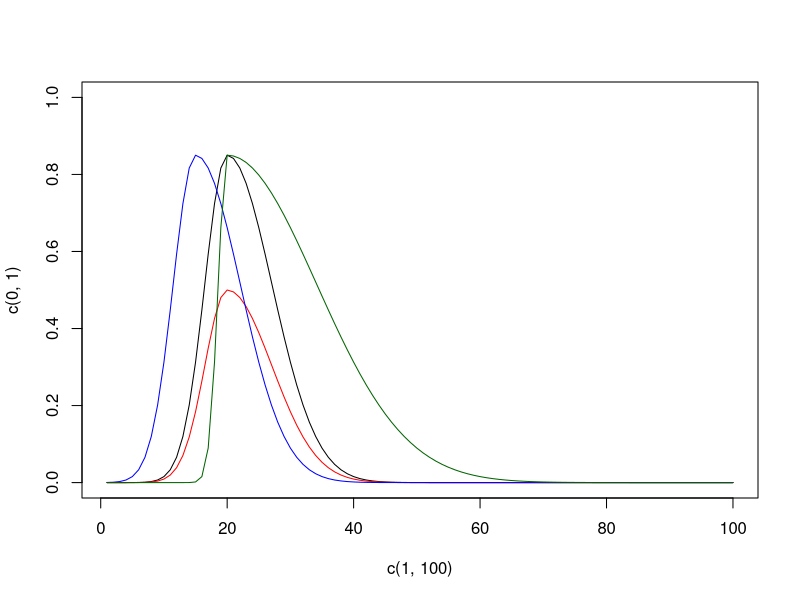

Write R code to recreate this figure.
# The following correspond to the first parametric model
# for fitting the age-specific distributions of marriages, mentioned in page 133 of:
# # Peristeva and Kostaki
# "A parametric model for estimating nuptiality patterns in modern populations"
# Available from: https://www.researchgate.net/publication/285457704_A_parametric_model_for_estimating_nuptiality_patterns_in_modern_populations [accessed Nov 27 2018].

generateParametricModelNuptiality <- function(par.c1 = 0.85, par.mu = 20, par.sigma = c(5, 10) ){
  
  curve <- c()
  for (i in 1:100)
  {
    sigma = par.sigma[2]
    if (i < par.mu)
    { sigma = par.sigma[1] }
    
    curve <- c(curve, par.c1 * exp (-1 * (((i - par.mu) / sigma) ^ 2)) )
  }
 
  return(curve)
}

plot(c(1, 100), c(0, 1), type = "n")
lines(1:100, generateParametricModelNuptiality(), col = "black")
lines(1:100, generateParametricModelNuptiality(par.c1 = 0.5), col = "red")
lines(1:100, generateParametricModelNuptiality(par.mu = 15), col = "blue")
lines(1:100, generateParametricModelNuptiality(par.sigma = c(2, 20)), col = "darkgreen")


# generateDoubleExp <- function(par.E = 0.85, par.mu = 20, par.sigma = 5){
#   return(
#     (par.E / par.sigma) * 1.2813 * exp (-1.145 * (((1:100 - par.mu) / par.sigma) + 0.805) - exp (-1.896 * (((1:100 - par.mu) / par.sigma) + 0.805)) )
#   )
# }